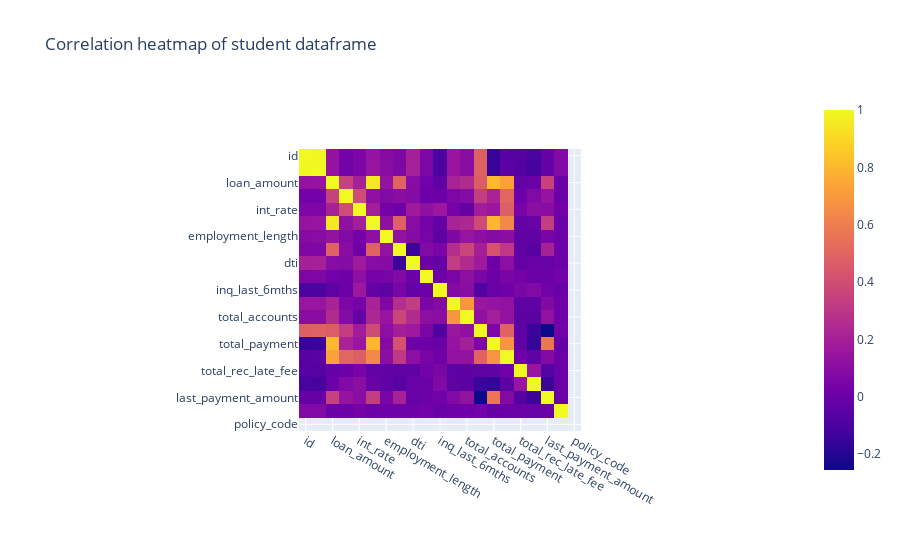

Here is the notebook cell this chart was saved with:
### Code cell
# Observe again to check the colinearities have gone!

import plotly.express as px
dfinfo_1=db.DataFrameInfo()
px.imshow(loan_payments.corr(numeric_only=True), title="Correlation heatmap of student dataframe")

### Figure 1 — Plotly figure (JSON) as saved in the notebook; plotly's stock layout.template omitted (floating-point values rounded to 4 significant figures; data arrays with more than 128 entries replaced by an {"elided": "..."} marker saying what was removed)
{"data": [{"coloraxis": "coloraxis", "hovertemplate": "x: %{x}<br>y: %{y}<br>color: %{z}<extra></extra>", "name": "0", "type": "heatmap", "x": ["id", "member_id", "loan_amount", "term", "int_rate", "instalment", "employment_length", "annual_inc", "dti", "delinq_2yrs", "inq_last_6mths", "open_accounts", "total_accounts", "out_prncp", "total_payment", "total_rec_int", "total_rec_late_fee", "recoveries", "last_payment_amount", "collections_12_mths_ex_med", "policy_code"], "xaxis": "x", "y": ["id", "member_id", "loan_amount", "term", "int_rate", "instalment", "employment_length", "annual_inc", "dti", "delinq_2yrs", "inq_last_6mths", "open_accounts", "total_accounts", "out_prncp", "total_payment", "total_rec_int", "total_rec_late_fee", "recoveries", "last_payment_amount", "collections_12_mths_ex_med", "policy_code"], "yaxis": "y", "z": {"elided": "21x21 float values"}}], "layout": {"coloraxis": {"colorscale": [[0, "#0d0887"], [0.1111, "#46039f"], [0.2222, "#7201a8"], [0.3333, "#9c179e"], [0.4444, "#bd3786"], [0.5556, "#d8576b"], [0.6667, "#ed7953"], [0.7778, "#fb9f3a"], [0.8889, "#fdca26"], [1, "#f0f921"]]}, "title": {"text": "Correlation heatmap of student dataframe"}, "xaxis": {"anchor": "y", "constrain": "domain", "domain": [0, 1], "scaleanchor": "y"}, "yaxis": {"anchor": "x", "autorange": "reversed", "constrain": "domain", "domain": [0, 1]}}}
